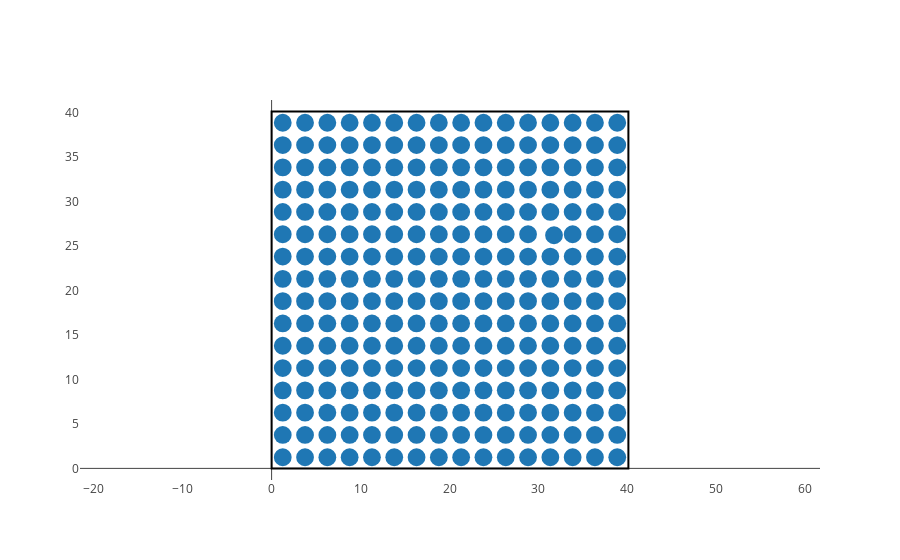
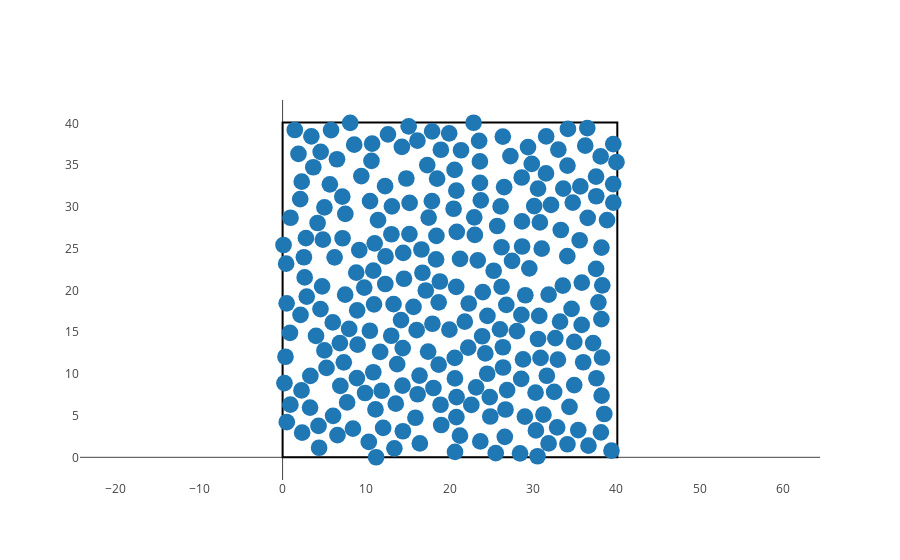

Notebook source saved alongside these figures, in order:
### Markdown cell above
## Markov chain Monte Carlo with square lattice initial condition

### Code cell
NUM_STEPS = 100*10**6 + 1
num_disks = 16**2
disk_area = np.pi * DISK_RADIUS**2

for density in [0.5, 0.72]:
    syst_size = system_size(num_disks, density, disk_area)
    config = generate_square_lattice(syst_size, num_disks)

    for i in range(NUM_STEPS):
        config = c_move_disk(config, num_disks, 0.5*DISK_RADIUS, syst_size)
        
        if i % 10000 == 0:
            print("Step: {}".format(i))
        
        if i % (NUM_STEPS // 5) == 0:
            plot_config(config[:, 0], config[:, 1], syst_size)


#config after NUM_STEPS steps
# plot_config(config[:,0], config[:,1], syst_size)
